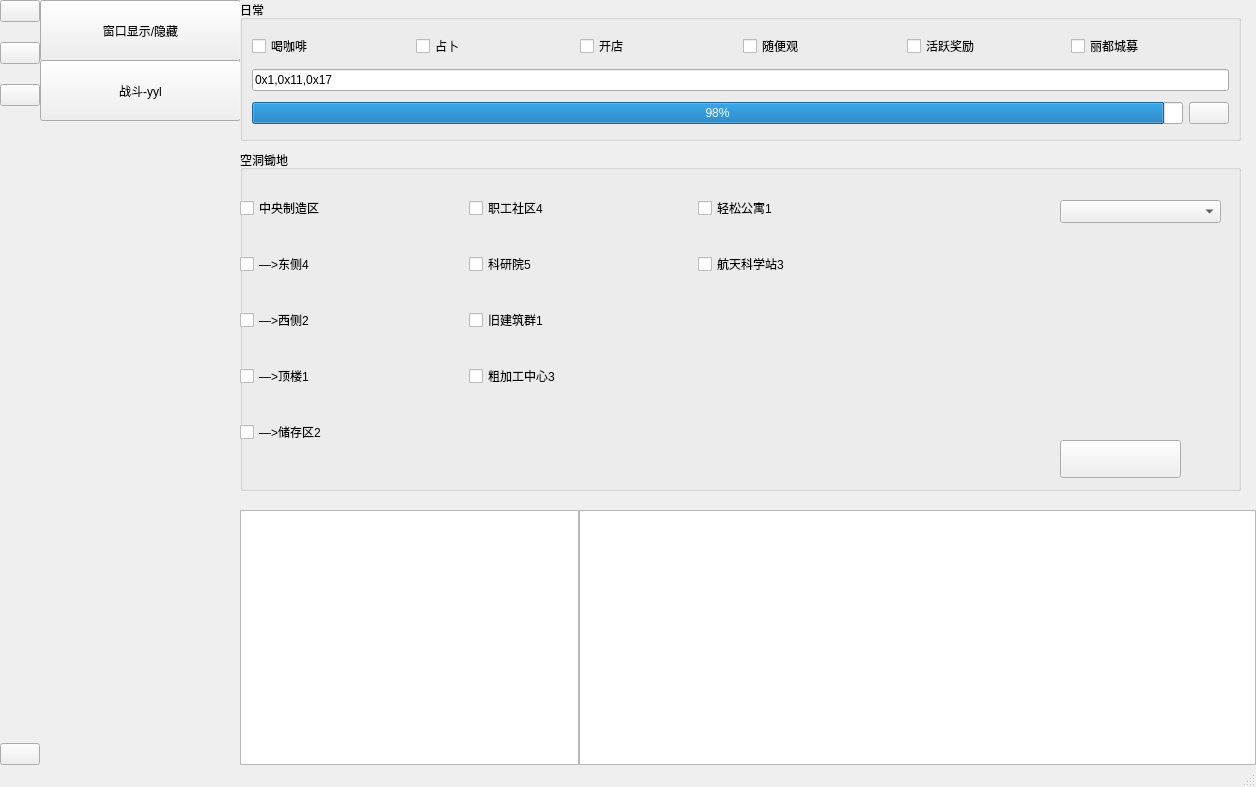
<?xml version="1.0" encoding="UTF-8"?>
<ui version="4.0">
 <class>MainWindow</class>
 <widget class="QMainWindow" name="MainWindow">
  <property name="geometry">
   <rect>
    <x>0</x>
    <y>0</y>
    <width>1256</width>
    <height>787</height>
   </rect>
  </property>
  <property name="windowTitle">
   <string>休息一下</string>
  </property>
  <widget class="QWidget" name="centralwidget">
   <property name="maximumSize">
    <size>
     <width>16777215</width>
     <height>16777215</height>
    </size>
   </property>
   <layout class="QHBoxLayout" name="horizontalLayout" stretch="0,0,2">
    <property name="spacing">
     <number>0</number>
    </property>
    <property name="leftMargin">
     <number>0</number>
    </property>
    <property name="topMargin">
     <number>0</number>
    </property>
    <property name="rightMargin">
     <number>0</number>
    </property>
    <property name="bottomMargin">
     <number>0</number>
    </property>
    <item>
     <layout class="QVBoxLayout" name="verticalLayout_4">
      <property name="spacing">
       <number>0</number>
      </property>
      <item>
       <widget class="QPushButton" name="start">
        <property name="sizePolicy">
         <sizepolicy hsizetype="Preferred" vsizetype="Fixed">
          <horstretch>0</horstretch>
          <verstretch>0</verstretch>
         </sizepolicy>
        </property>
        <property name="minimumSize">
         <size>
          <width>0</width>
          <height>0</height>
         </size>
        </property>
        <property name="text">
         <string/>
        </property>
        <property name="icon">
         <iconset resource="src.qrc">
          <normaloff>:/images/src/zzz.png</normaloff>:/images/src/zzz.png</iconset>
        </property>
        <property name="iconSize">
         <size>
          <width>32</width>
          <height>32</height>
         </size>
        </property>
       </widget>
      </item>
      <item>
       <spacer name="verticalSpacer_2">
        <property name="orientation">
         <enum>Qt::Orientation::Vertical</enum>
        </property>
        <property name="sizeType">
         <enum>QSizePolicy::Policy::Preferred</enum>
        </property>
        <property name="sizeHint" stdset="0">
         <size>
          <width>20</width>
          <height>20</height>
         </size>
        </property>
       </spacer>
      </item>
      <item>
       <widget class="QPushButton" name="operation">
        <property name="sizePolicy">
         <sizepolicy hsizetype="Preferred" vsizetype="Fixed">
          <horstretch>0</horstretch>
          <verstretch>0</verstretch>
         </sizepolicy>
        </property>
        <property name="text">
         <string/>
        </property>
        <property name="icon">
         <iconset resource="src.qrc">
          <normaloff>:/images/src/task.png</normaloff>:/images/src/task.png</iconset>
        </property>
        <property name="iconSize">
         <size>
          <width>32</width>
          <height>32</height>
         </size>
        </property>
       </widget>
      </item>
      <item>
       <spacer name="verticalSpacer_3">
        <property name="orientation">
         <enum>Qt::Orientation::Vertical</enum>
        </property>
        <property name="sizeType">
         <enum>QSizePolicy::Policy::Preferred</enum>
        </property>
        <property name="sizeHint" stdset="0">
         <size>
          <width>20</width>
          <height>20</height>
         </size>
        </property>
       </spacer>
      </item>
      <item>
       <widget class="QPushButton" name="more">
        <property name="text">
         <string/>
        </property>
        <property name="icon">
         <iconset resource="src.qrc">
          <normaloff>:/images/src/more.png</normaloff>:/images/src/more.png</iconset>
        </property>
        <property name="iconSize">
         <size>
          <width>32</width>
          <height>32</height>
         </size>
        </property>
       </widget>
      </item>
      <item>
       <spacer name="verticalSpacer">
        <property name="orientation">
         <enum>Qt::Orientation::Vertical</enum>
        </property>
        <property name="sizeHint" stdset="0">
         <size>
          <width>20</width>
          <height>40</height>
         </size>
        </property>
       </spacer>
      </item>
      <item>
       <widget class="QPushButton" name="test_btn">
        <property name="sizePolicy">
         <sizepolicy hsizetype="Preferred" vsizetype="Fixed">
          <horstretch>0</horstretch>
          <verstretch>0</verstretch>
         </sizepolicy>
        </property>
        <property name="toolTip">
         <string>测试功能用的</string>
        </property>
        <property name="text">
         <string/>
        </property>
        <property name="icon">
         <iconset resource="src.qrc">
          <normaloff>:/images/src/test.png</normaloff>:/images/src/test.png</iconset>
        </property>
        <property name="iconSize">
         <size>
          <width>32</width>
          <height>32</height>
         </size>
        </property>
       </widget>
      </item>
     </layout>
    </item>
    <item>
     <layout class="QVBoxLayout" name="verticalLayout_5" stretch="0">
      <property name="spacing">
       <number>0</number>
      </property>
      <property name="sizeConstraint">
       <enum>QLayout::SizeConstraint::SetNoConstraint</enum>
      </property>
      <item>
       <widget class="QStackedWidget" name="stackedWidget_2">
        <property name="sizePolicy">
         <sizepolicy hsizetype="Fixed" vsizetype="Expanding">
          <horstretch>0</horstretch>
          <verstretch>0</verstretch>
         </sizepolicy>
        </property>
        <property name="minimumSize">
         <size>
          <width>200</width>
          <height>0</height>
         </size>
        </property>
        <property name="currentIndex">
         <number>4</number>
        </property>
        <widget class="QWidget" name="page_6">
         <widget class="QScrollArea" name="scrollArea_4">
          <property name="geometry">
           <rect>
            <x>0</x>
            <y>0</y>
            <width>201</width>
            <height>751</height>
           </rect>
          </property>
          <property name="widgetResizable">
           <bool>true</bool>
          </property>
          <widget class="QWidget" name="scrollAreaWidgetContents_4">
           <property name="geometry">
            <rect>
             <x>0</x>
             <y>0</y>
             <width>199</width>
             <height>749</height>
            </rect>
           </property>
          </widget>
         </widget>
        </widget>
        <widget class="QWidget" name="page_3">
         <widget class="QScrollArea" name="scrollArea">
          <property name="geometry">
           <rect>
            <x>0</x>
            <y>0</y>
            <width>201</width>
            <height>751</height>
           </rect>
          </property>
          <property name="verticalScrollBarPolicy">
           <enum>Qt::ScrollBarPolicy::ScrollBarAsNeeded</enum>
          </property>
          <property name="horizontalScrollBarPolicy">
           <enum>Qt::ScrollBarPolicy::ScrollBarAlwaysOff</enum>
          </property>
          <property name="widgetResizable">
           <bool>true</bool>
          </property>
          <widget class="QWidget" name="scrollAreaWidgetContents">
           <property name="geometry">
            <rect>
             <x>0</x>
             <y>0</y>
             <width>199</width>
             <height>749</height>
            </rect>
           </property>
           <property name="sizePolicy">
            <sizepolicy hsizetype="Preferred" vsizetype="Preferred">
             <horstretch>0</horstretch>
             <verstretch>0</verstretch>
            </sizepolicy>
           </property>
           <widget class="QPushButton" name="info_refresh">
            <property name="geometry">
             <rect>
              <x>0</x>
              <y>70</y>
              <width>199</width>
              <height>71</height>
             </rect>
            </property>
            <property name="sizePolicy">
             <sizepolicy hsizetype="Expanding" vsizetype="MinimumExpanding">
              <horstretch>0</horstretch>
              <verstretch>0</verstretch>
             </sizepolicy>
            </property>
            <property name="styleSheet">
             <string notr="true"> text-align: left; 
vertical-align: middle;</string>
            </property>
            <property name="text">
             <string>初始化/刷新</string>
            </property>
            <property name="icon">
             <iconset resource="src.qrc">
              <normaloff>:/images/src/refresh.png</normaloff>:/images/src/refresh.png</iconset>
            </property>
            <property name="iconSize">
             <size>
              <width>40</width>
              <height>40</height>
             </size>
            </property>
           </widget>
           <widget class="QPushButton" name="info_quickstart">
            <property name="geometry">
             <rect>
              <x>0</x>
              <y>0</y>
              <width>199</width>
              <height>71</height>
             </rect>
            </property>
            <property name="sizePolicy">
             <sizepolicy hsizetype="MinimumExpanding" vsizetype="MinimumExpanding">
              <horstretch>0</horstretch>
              <verstretch>0</verstretch>
             </sizepolicy>
            </property>
            <property name="styleSheet">
             <string notr="true"> text-align: left; 
vertical-align: middle;</string>
            </property>
            <property name="text">
             <string>快速启动</string>
            </property>
            <property name="icon">
             <iconset resource="src.qrc">
              <normaloff>:/images/src/quickStart.png</normaloff>:/images/src/quickStart.png</iconset>
            </property>
            <property name="iconSize">
             <size>
              <width>40</width>
              <height>40</height>
             </size>
            </property>
           </widget>
          </widget>
         </widget>
        </widget>
        <widget class="QWidget" name="page_4">
         <widget class="QScrollArea" name="scrollArea_2">
          <property name="geometry">
           <rect>
            <x>0</x>
            <y>0</y>
            <width>201</width>
            <height>751</height>
           </rect>
          </property>
          <property name="sizePolicy">
           <sizepolicy hsizetype="MinimumExpanding" vsizetype="MinimumExpanding">
            <horstretch>0</horstretch>
            <verstretch>0</verstretch>
           </sizepolicy>
          </property>
          <property name="verticalScrollBarPolicy">
           <enum>Qt::ScrollBarPolicy::ScrollBarAsNeeded</enum>
          </property>
          <property name="horizontalScrollBarPolicy">
           <enum>Qt::ScrollBarPolicy::ScrollBarAlwaysOff</enum>
          </property>
          <property name="widgetResizable">
           <bool>true</bool>
          </property>
          <widget class="QWidget" name="scrollAreaWidgetContents_2">
           <property name="geometry">
            <rect>
             <x>0</x>
             <y>0</y>
             <width>199</width>
             <height>749</height>
            </rect>
           </property>
           <widget class="QPushButton" name="rnc">
            <property name="geometry">
             <rect>
              <x>0</x>
              <y>0</y>
              <width>201</width>
              <height>61</height>
             </rect>
            </property>
            <property name="styleSheet">
             <string notr="true"> text-align: left; 
vertical-align: middle;</string>
            </property>
            <property name="text">
             <string>日常/锄地</string>
            </property>
            <property name="icon">
             <iconset resource="src.qrc">
              <normaloff>:/images/src/richang.png</normaloff>:/images/src/richang.png</iconset>
            </property>
            <property name="iconSize">
             <size>
              <width>40</width>
              <height>40</height>
             </size>
            </property>
           </widget>
          </widget>
         </widget>
        </widget>
        <widget class="QWidget" name="page_5">
         <widget class="QScrollArea" name="scrollArea_3">
          <property name="geometry">
           <rect>
            <x>0</x>
            <y>0</y>
            <width>201</width>
            <height>841</height>
           </rect>
          </property>
          <property name="sizePolicy">
           <sizepolicy hsizetype="Expanding" vsizetype="MinimumExpanding">
            <horstretch>0</horstretch>
            <verstretch>0</verstretch>
           </sizepolicy>
          </property>
          <property name="verticalScrollBarPolicy">
           <enum>Qt::ScrollBarPolicy::ScrollBarAsNeeded</enum>
          </property>
          <property name="horizontalScrollBarPolicy">
           <enum>Qt::ScrollBarPolicy::ScrollBarAlwaysOff</enum>
          </property>
          <property name="widgetResizable">
           <bool>true</bool>
          </property>
          <widget class="QWidget" name="scrollAreaWidgetContents_3">
           <property name="geometry">
            <rect>
             <x>0</x>
             <y>0</y>
             <width>199</width>
             <height>839</height>
            </rect>
           </property>
           <widget class="QPushButton" name="setting">
            <property name="geometry">
             <rect>
              <x>0</x>
              <y>0</y>
              <width>201</width>
              <height>61</height>
             </rect>
            </property>
            <property name="sizePolicy">
             <sizepolicy hsizetype="Preferred" vsizetype="Fixed">
              <horstretch>0</horstretch>
              <verstretch>0</verstretch>
             </sizepolicy>
            </property>
            <property name="styleSheet">
             <string notr="true"> text-align: left; 
vertical-align: middle;</string>
            </property>
            <property name="text">
             <string>设置</string>
            </property>
            <property name="icon">
             <iconset resource="src.qrc">
              <normaloff>:/images/src/setting.png</normaloff>:/images/src/setting.png</iconset>
            </property>
            <property name="iconSize">
             <size>
              <width>40</width>
              <height>40</height>
             </size>
            </property>
           </widget>
           <widget class="QPushButton" name="help">
            <property name="geometry">
             <rect>
              <x>0</x>
              <y>60</y>
              <width>201</width>
              <height>61</height>
             </rect>
            </property>
            <property name="styleSheet">
             <string notr="true"> text-align: left; 
vertical-align: middle;</string>
            </property>
            <property name="text">
             <string>使用文档</string>
            </property>
            <property name="icon">
             <iconset resource="src.qrc">
              <normaloff>:/images/src/help.png</normaloff>:/images/src/help.png</iconset>
            </property>
            <property name="iconSize">
             <size>
              <width>40</width>
              <height>40</height>
             </size>
            </property>
           </widget>
           <widget class="QPushButton" name="faq">
            <property name="geometry">
             <rect>
              <x>0</x>
              <y>120</y>
              <width>201</width>
              <height>61</height>
             </rect>
            </property>
            <property name="styleSheet">
             <string notr="true"> text-align: left; 
vertical-align: middle;</string>
            </property>
            <property name="text">
             <string>Faq</string>
            </property>
            <property name="icon">
             <iconset resource="src.qrc">
              <normaloff>:/images/src/faq.png</normaloff>:/images/src/faq.png</iconset>
            </property>
            <property name="iconSize">
             <size>
              <width>40</width>
              <height>40</height>
             </size>
            </property>
           </widget>
          </widget>
         </widget>
        </widget>
        <widget class="QWidget" name="page_9">
         <widget class="QPushButton" name="display_hide">
          <property name="geometry">
           <rect>
            <x>0</x>
            <y>0</y>
            <width>201</width>
            <height>61</height>
           </rect>
          </property>
          <property name="text">
           <string>窗口显示/隐藏</string>
          </property>
         </widget>
         <widget class="QPushButton" name="battle_test">
          <property name="geometry">
           <rect>
            <x>0</x>
            <y>60</y>
            <width>201</width>
            <height>61</height>
           </rect>
          </property>
          <property name="text">
           <string>战斗-yyl</string>
          </property>
         </widget>
        </widget>
       </widget>
      </item>
     </layout>
    </item>
    <item>
     <layout class="QVBoxLayout" name="verticalLayout_2" stretch="2,1">
      <property name="spacing">
       <number>0</number>
      </property>
      <item>
       <widget class="QStackedWidget" name="stackedWidget">
        <property name="sizePolicy">
         <sizepolicy hsizetype="Preferred" vsizetype="Preferred">
          <horstretch>0</horstretch>
          <verstretch>0</verstretch>
         </sizepolicy>
        </property>
        <property name="minimumSize">
         <size>
          <width>0</width>
          <height>0</height>
         </size>
        </property>
        <property name="currentIndex">
         <number>2</number>
        </property>
        <widget class="QWidget" name="page">
         <widget class="QPushButton" name="pushButton">
          <property name="geometry">
           <rect>
            <x>0</x>
            <y>0</y>
            <width>1001</width>
            <height>491</height>
           </rect>
          </property>
          <property name="text">
           <string/>
          </property>
          <property name="icon">
           <iconset resource="src.qrc">
            <normaloff>:/images/src/bz1.png</normaloff>:/images/src/bz1.png</iconset>
          </property>
          <property name="iconSize">
           <size>
            <width>2800</width>
            <height>4800</height>
           </size>
          </property>
         </widget>
        </widget>
        <widget class="QWidget" name="page_1">
         <widget class="QPushButton" name="set_green">
          <property name="geometry">
           <rect>
            <x>20</x>
            <y>20</y>
            <width>61</width>
            <height>31</height>
           </rect>
          </property>
          <property name="text">
           <string>绿色</string>
          </property>
         </widget>
         <widget class="QPushButton" name="set_white">
          <property name="geometry">
           <rect>
            <x>100</x>
            <y>20</y>
            <width>61</width>
            <height>31</height>
           </rect>
          </property>
          <property name="text">
           <string>白色</string>
          </property>
         </widget>
         <widget class="QPushButton" name="set_yellow">
          <property name="geometry">
           <rect>
            <x>180</x>
            <y>20</y>
            <width>61</width>
            <height>31</height>
           </rect>
          </property>
          <property name="text">
           <string>黄色</string>
          </property>
         </widget>
         <widget class="QPushButton" name="set_pink">
          <property name="geometry">
           <rect>
            <x>260</x>
            <y>20</y>
            <width>61</width>
            <height>31</height>
           </rect>
          </property>
          <property name="text">
           <string>粉色</string>
          </property>
         </widget>
         <widget class="QPushButton" name="set_blue">
          <property name="geometry">
           <rect>
            <x>500</x>
            <y>20</y>
            <width>61</width>
            <height>31</height>
           </rect>
          </property>
          <property name="text">
           <string>蓝色</string>
          </property>
         </widget>
         <widget class="QPushButton" name="set_black">
          <property name="geometry">
           <rect>
            <x>340</x>
            <y>20</y>
            <width>61</width>
            <height>31</height>
           </rect>
          </property>
          <property name="text">
           <string>黑丝</string>
          </property>
         </widget>
         <widget class="QPushButton" name="set_purple">
          <property name="geometry">
           <rect>
            <x>420</x>
            <y>20</y>
            <width>61</width>
            <height>31</height>
           </rect>
          </property>
          <property name="text">
           <string>紫色</string>
          </property>
         </widget>
         <widget class="QPushButton" name="set_red">
          <property name="geometry">
           <rect>
            <x>580</x>
            <y>20</y>
            <width>61</width>
            <height>31</height>
           </rect>
          </property>
          <property name="text">
           <string>红色</string>
          </property>
         </widget>
        </widget>
        <widget class="QWidget" name="page_2">
         <widget class="QGroupBox" name="daily">
          <property name="geometry">
           <rect>
            <x>0</x>
            <y>0</y>
            <width>1001</width>
            <height>141</height>
           </rect>
          </property>
          <property name="sizePolicy">
           <sizepolicy hsizetype="Expanding" vsizetype="Expanding">
            <horstretch>0</horstretch>
            <verstretch>0</verstretch>
           </sizepolicy>
          </property>
          <property name="title">
           <string>日常</string>
          </property>
          <layout class="QVBoxLayout" name="verticalLayout">
           <item>
            <layout class="QHBoxLayout" name="horizontalLayout_2">
             <item>
              <widget class="QCheckBox" name="hekafei">
               <property name="text">
                <string>喝咖啡</string>
               </property>
              </widget>
             </item>
             <item>
              <widget class="QCheckBox" name="zhanbu">
               <property name="text">
                <string>占卜</string>
               </property>
              </widget>
             </item>
             <item>
              <widget class="QCheckBox" name="kaidian">
               <property name="text">
                <string>开店</string>
               </property>
              </widget>
             </item>
             <item>
              <widget class="QCheckBox" name="suibianguan">
               <property name="text">
                <string>随便观</string>
               </property>
              </widget>
             </item>
             <item>
              <widget class="QCheckBox" name="huoyuedujiangli">
               <property name="text">
                <string>活跃奖励</string>
               </property>
              </widget>
             </item>
             <item>
              <widget class="QCheckBox" name="lidu">
               <property name="text">
                <string>丽都城募</string>
               </property>
              </widget>
             </item>
            </layout>
           </item>
           <item>
            <widget class="QLineEdit" name="param">
             <property name="text">
              <string>0x1,0x11,0x17</string>
             </property>
            </widget>
           </item>
           <item>
            <layout class="QHBoxLayout" name="horizontalLayout_3">
             <item>
              <widget class="QProgressBar" name="progressBar">
               <property name="baseSize">
                <size>
                 <width>0</width>
                 <height>0</height>
                </size>
               </property>
               <property name="minimum">
                <number>0</number>
               </property>
               <property name="value">
                <number>98</number>
               </property>
              </widget>
             </item>
             <item>
              <widget class="QPushButton" name="execute">
               <property name="text">
                <string/>
               </property>
               <property name="icon">
                <iconset resource="src.qrc">
                 <normaloff>:/images/src/execute.png</normaloff>:/images/src/execute.png</iconset>
               </property>
               <property name="iconSize">
                <size>
                 <width>32</width>
                 <height>32</height>
                </size>
               </property>
              </widget>
             </item>
            </layout>
           </item>
          </layout>
         </widget>
         <widget class="QGroupBox" name="groupBox">
          <property name="geometry">
           <rect>
            <x>0</x>
            <y>150</y>
            <width>1001</width>
            <height>341</height>
           </rect>
          </property>
          <property name="title">
           <string>空洞锄地</string>
          </property>
          <widget class="QWidget" name="gridLayoutWidget">
           <property name="geometry">
            <rect>
             <x>0</x>
             <y>20</y>
             <width>681</width>
             <height>301</height>
            </rect>
           </property>
           <layout class="QGridLayout" name="gridLayout">
            <item row="2" column="0">
             <widget class="QCheckBox" name="cd_xc">
              <property name="text">
               <string>—&gt;西侧2</string>
              </property>
              <property name="checkable">
               <bool>false</bool>
              </property>
             </widget>
            </item>
            <item row="0" column="0">
             <widget class="QCheckBox" name="chudi_zyzzq">
              <property name="text">
               <string>中央制造区</string>
              </property>
             </widget>
            </item>
            <item row="1" column="0">
             <widget class="QCheckBox" name="cd_dc">
              <property name="text">
               <string>—&gt;东侧4</string>
              </property>
              <property name="checkable">
               <bool>false</bool>
              </property>
             </widget>
            </item>
            <item row="0" column="1">
             <widget class="QCheckBox" name="chudi_zgsqjz">
              <property name="text">
               <string>职工社区4</string>
              </property>
             </widget>
            </item>
            <item row="3" column="0">
             <widget class="QCheckBox" name="cd_dl">
              <property name="text">
               <string>—&gt;顶楼1</string>
              </property>
              <property name="checkable">
               <bool>false</bool>
              </property>
             </widget>
            </item>
            <item row="1" column="1">
             <widget class="QCheckBox" name="chudi_kyyjz">
              <property name="text">
               <string>科研院5</string>
              </property>
             </widget>
            </item>
            <item row="3" column="1">
             <widget class="QCheckBox" name="chudi_cjgzx">
              <property name="text">
               <string>粗加工中心3</string>
              </property>
             </widget>
            </item>
            <item row="2" column="1">
             <widget class="QCheckBox" name="chudi_jjzq">
              <property name="text">
               <string>旧建筑群1</string>
              </property>
             </widget>
            </item>
            <item row="4" column="0">
             <widget class="QCheckBox" name="cd_ccq">
              <property name="text">
               <string>—&gt;储存区2</string>
              </property>
              <property name="checkable">
               <bool>false</bool>
              </property>
             </widget>
            </item>
            <item row="0" column="2">
             <widget class="QCheckBox" name="chudi_qsgy">
              <property name="text">
               <string>轻松公寓1</string>
              </property>
             </widget>
            </item>
            <item row="1" column="2">
             <widget class="QCheckBox" name="chudi_htkxz">
              <property name="text">
               <string>航天科学站3</string>
              </property>
             </widget>
            </item>
           </layout>
          </widget>
          <widget class="QPushButton" name="execute2">
           <property name="geometry">
            <rect>
             <x>820</x>
             <y>290</y>
             <width>121</width>
             <height>38</height>
            </rect>
           </property>
           <property name="text">
            <string/>
           </property>
           <property name="icon">
            <iconset resource="src.qrc">
             <normaloff>:/images/src/execute.png</normaloff>:/images/src/execute.png</iconset>
           </property>
           <property name="iconSize">
            <size>
             <width>32</width>
             <height>32</height>
            </size>
           </property>
          </widget>
          <widget class="QComboBox" name="comboBox">
           <property name="geometry">
            <rect>
             <x>820</x>
             <y>50</y>
             <width>161</width>
             <height>23</height>
            </rect>
           </property>
          </widget>
         </widget>
        </widget>
        <widget class="QWidget" name="page_7">
         <widget class="QPlainTextEdit" name="plainTextEdit_help">
          <property name="geometry">
           <rect>
            <x>0</x>
            <y>0</y>
            <width>1001</width>
            <height>481</height>
           </rect>
          </property>
          <property name="styleSheet">
           <string notr="true">font-size: 20px;</string>
          </property>
          <property name="plainText">
           <string/>
          </property>
         </widget>
        </widget>
        <widget class="QWidget" name="page_8"/>
       </widget>
      </item>
      <item>
       <layout class="QHBoxLayout" name="horizontalLayout_4" stretch="1,2">
        <item>
         <widget class="QPlainTextEdit" name="outInfo">
          <property name="sizePolicy">
           <sizepolicy hsizetype="Preferred" vsizetype="Preferred">
            <horstretch>0</horstretch>
            <verstretch>0</verstretch>
           </sizepolicy>
          </property>
         </widget>
        </item>
        <item>
         <widget class="QPlainTextEdit" name="outlog"/>
        </item>
       </layout>
      </item>
     </layout>
    </item>
   </layout>
  </widget>
  <widget class="QMenuBar" name="menubar">
   <property name="geometry">
    <rect>
     <x>0</x>
     <y>0</y>
     <width>1256</width>
     <height>17</height>
    </rect>
   </property>
  </widget>
  <widget class="QStatusBar" name="statusbar"/>
 </widget>
 <resources>
  <include location="src.qrc"/>
 </resources>
 <connections/>
</ui>
